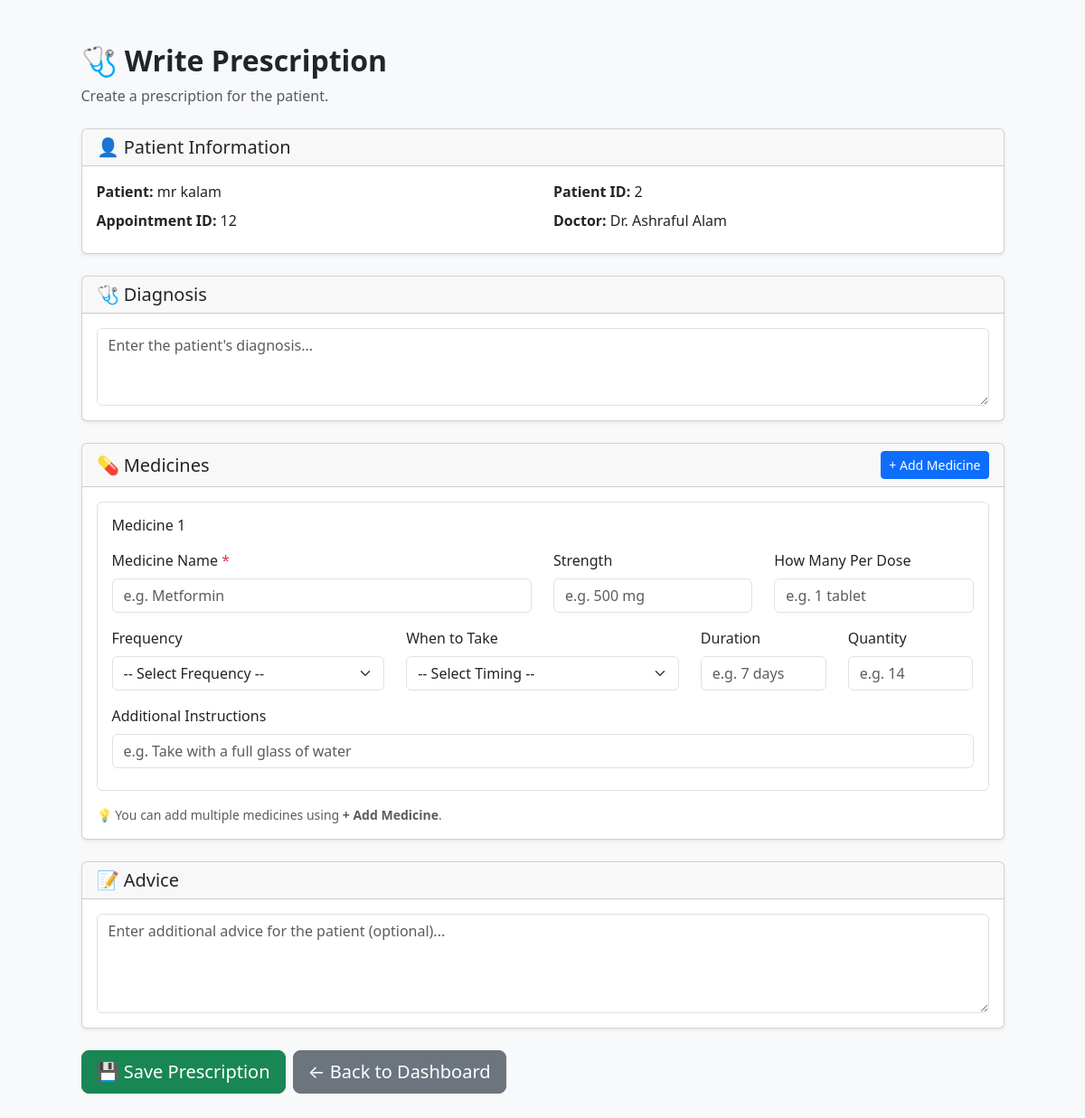
The app's page /write_prescription.php?appointment_id=12 (signed in) with its own data.
### tables this page shows
CREATE TABLE `appointments` (
  `id` int(11) NOT NULL,
  `patient_id` int(11) NOT NULL,
  `doctor_id` int(11) NOT NULL,
  `appointment_date` date NOT NULL,
  `appointment_time` time NOT NULL,
  `status` enum('Scheduled','Completed','Cancelled') DEFAULT 'Scheduled',
  `created_at` timestamp NOT NULL DEFAULT current_timestamp()
);

CREATE TABLE `patients` (
  `id` int(11) NOT NULL,
  `username` varchar(50) NOT NULL,
  `password` varchar(255) NOT NULL,
  `name` varchar(100) NOT NULL,
  `email` varchar(100) DEFAULT NULL
);

### write_prescription.php (the view, shortened to what this page needs)
<?php
require 'config.php';
$appointment_id = (int) $_GET['appointment_id'];
$doctor_id = (int) $_SESSION['doctor_id'];
$stmt = $pdo->prepare("
    SELECT
        a.*,
        p.name AS patient_name,
        p.email AS patient_email
    FROM appointments a
    JOIN patients p ON a.patient_id = p.id
    WHERE a.id = ? AND a.doctor_id = ?
");
$stmt->execute([
	$appointment_id,
	$doctor_id
]);
$appt = $stmt->fetch();
?>
<!DOCTYPE html>
<html>
<head>
	<link href="assets/css/bootstrap.min.css" rel="stylesheet">
</head>
<body class="bg-light">
	<div class="container py-5">
		<div class="row justify-content-center">
			<div class="col-lg-11">
				<div class="mb-4">
					<h2 class="fw-bold">
						🩺 Write Prescription
					</h2>
					<p class="text-muted mb-0">
						Create a prescription for the patient.
					</p>
				</div>
				<div class="card shadow-sm mb-4">
					<div class="card-header">
						<h5 class="mb-0">
							👤 Patient Information
						</h5>
					</div>
					<div class="card-body">
						<div class="row">
							<div class="col-md-6 mb-2">
								<strong>
									Patient:
								</strong>
								<?= htmlspecialchars($appt['patient_name']) ?>
							</div>
							<div class="col-md-6 mb-2">
								<strong>
									Patient ID:
								</strong>
								<?= htmlspecialchars($appt['patient_id']) ?>
							</div>
							<div class="col-md-6 mb-2">
								<strong>
									Appointment ID:
								</strong>
								<?= htmlspecialchars($appt['id']) ?>
							</div>
							<div class="col-md-6 mb-2">
								<strong>
									Doctor:
								</strong>
								<?= htmlspecialchars(
									$_SESSION['doctor_name'] ?? 'Doctor'
								) ?>
							</div>
						</div>
					</div>
				</div>
				<form
					method="POST"
					action="submit_prescription.php"
					id="prescriptionForm">
					<div class="card shadow-sm mb-4">
						<div class="card-header">
							<h5 class="mb-0">
								🩺 Diagnosis
							</h5>
						</div>
						<div class="card-body">
							<textarea
								name="diagnosis"
								class="form-control"
								rows="3"
								placeholder="Enter the patient's diagnosis..."
								required></textarea>
						</div>
					</div>
					<div class="card shadow-sm mb-4">
						<div class="card-header d-flex justify-content-between align-items-center">
							<h5 class="mb-0">
								💊 Medicines
							</h5>
							<button
								type="button"
								class="btn btn-primary btn-sm"
								onclick="addMedicine()">
								+ Add Medicine
							</button>
						</div>
						<div class="card-body">
							<div
								id="medicineContainer">
								<div class="medicine-item border rounded p-3 mb-3">
									<div class="d-flex justify-content-between align-items-center mb-3">
										<h6 class="mb-0">
											Medicine 1
										</h6>
									</div>
									<div class="row">
										<div class="col-md-6 mb-3">
											<label class="form-label">
												Medicine Name
												<span class="text-danger">*</span>
											</label>
											<input
												type="text"
												name="medicine_name[]"
												class="form-control"
												placeholder="e.g. Metformin"
												required>
										</div>
										<div class="col-md-3 mb-3">
											<label class="form-label">
												Strength
											</label>
											<input
												type="text"
												name="strength[]"
												class="form-control"
												placeholder="e.g. 500 mg">
										</div>
										<div class="col-md-3 mb-3">
											<label class="form-label">
												How Many Per Dose
											</label>
											<input
												type="text"
												name="dosage[]"
												class="form-control"
												placeholder="e.g. 1 tablet">
										</div>
										<div class="col-md-4 mb-3">
											<label class="form-label">
												Frequency
											</label>
											<select
												name="frequency[]"
												class="form-select">
												<option value="">
													-- Select Frequency --
												</option>
											</select>
										</div>
										<div class="col-md-4 mb-3">
											<label class="form-label">
												When to Take
											</label>
											<select
												name="meal_timing[]"
												class="form-select">
												<option value="">
													-- Select Timing --
												</option>
											</select>
										</div>
										<div class="col-md-2 mb-3">
											<label class="form-label">
												Duration
											</label>
											<input
												type="text"
												name="duration[]"
												class="form-control"
												placeholder="e.g. 7 days">
										</div>
										<div class="col-md-2 mb-3">
											<label class="form-label">
												Quantity
											</label>
											<input
												type="text"
												name="quantity[]"
												class="form-control"
												placeholder="e.g. 14">
										</div>
										<div class="col-md-12 mb-2">
											<label class="form-label">
												Additional Instructions
											</label>
											<input
												type="text"
												name="instructions[]"
												class="form-control"
												placeholder="e.g. Take with a full glass of water">
										</div>
									</div>
								</div>
							</div>
							<div class="text-muted small">
								💡 You can add multiple medicines using
								<strong>+ Add Medicine</strong>.
							</div>
						</div>
					</div>
					<div class="card shadow-sm mb-4">
						<div class="card-header">
							<h5 class="mb-0">
								📝 Advice
							</h5>
						</div>
						<div class="card-body">
							<textarea
								name="advice"
								class="form-control"
								rows="4"
								placeholder="Enter additional advice for the patient (optional)..."></textarea>
						</div>
					</div>
					<div class="d-flex gap-2">
						<button
							type="submit"
							class="btn btn-success btn-lg">
							💾 Save Prescription
						</button>
						<a
							href="doctor_dashboard.php"
							class="btn btn-secondary btn-lg">
							← Back to Dashboard
						</a>
					</div>
				</form>
			</div>
		</div>
	</div>
</body>
</html>

### records on screen
appointments: patient.name "mr kalam", patient "2", id "12"

### other values on screen
$_SESSION['doctor_name'] "Dr. Ashraful Alam"
